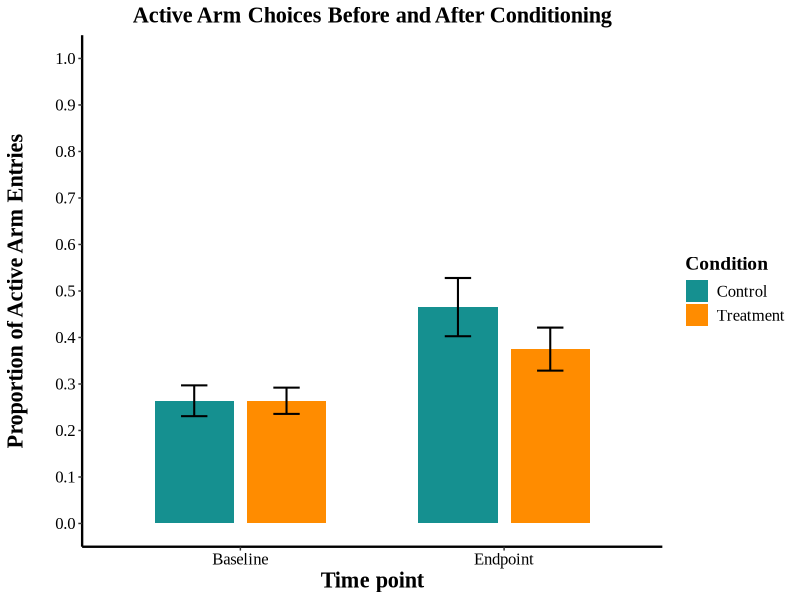
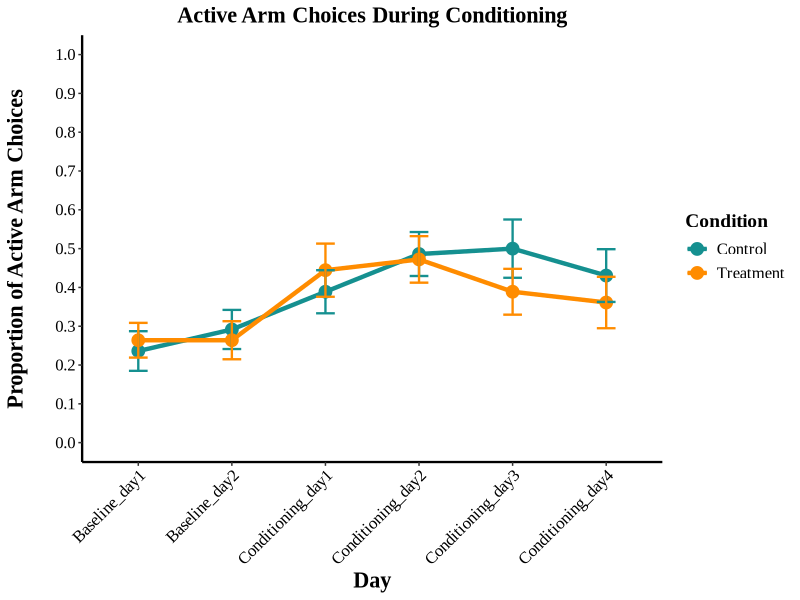

These figures' R source, in order:
library(readr)
library(dplyr)
library(tidyverse)
library(ggsignif)
library(lme4)
library(emmeans)
library(grid)
library(gridExtra)
library(car)
library(ggplot2)
library(readxl)
library(patchwork)

# read in the data
Exp8_full_data <- read_excel("Datasets/Experiment_8_Full_Data.xlsx")


#Creating theme for plots

# Updated theme for regeneration and reinstatement plots
consistant_theme <- function() {
  theme_classic() +
    theme(
      text = element_text(family = "Times New Roman", size = 14),
      axis.title = element_text(size = 16, face = "bold"),
      axis.title.y = element_text(margin = margin(r = 20)),
      axis.text = element_text(size = 12, color = "black"),
      legend.position = "right", # Updated to place legend on right side
      legend.title = element_text(size = 14, face = "bold"),
      legend.text = element_text(size = 12),
      axis.line = element_line(color = "black", linewidth = 0.8),
      panel.grid = element_blank(),
      panel.background = element_rect(fill = "white"),
      panel.border = element_blank(),
      plot.title = element_text(hjust = 0.5, size = 16, face = "bold"),
      # Add facet theming to match the figure
      strip.background = element_rect(fill = "white"),
      strip.text = element_text(size = 14, face = "bold", color = "black")
    )
}

#Restructure data for baseline/endpoint comparison

Exp8_data_long <- Exp8_full_data %>% mutate(across(ends_with("_arm_entries"),
                                               ~as.numeric(as.character(.)))) %>%
  pivot_longer(
    cols = c(baseline_active_arm_entries, endpoint_active_arm_entries),
    names_to = "Time",
    values_to = "ActiveCount"
  ) %>%
  mutate(
    Time = factor(Time,
                  levels = c("baseline_active_arm_entries", "endpoint_active_arm_entries"),
                  labels = c("Baseline", "Endpoint")),
    Subject = factor(Subject),
    Condition = factor(Condition),
    ActiveCount = if_else(!is.na(ActiveCount),
                          as.integer(ActiveCount),
                          NA_integer_)
  ) %>%
  mutate(
    TotalTrials = 6,
    InactiveCount = if_else(!is.na(ActiveCount),
                            TotalTrials - ActiveCount,
                            NA_integer_),
    ActiveArmProportion = if_else(!is.na(ActiveCount),
                                  ActiveCount/ TotalTrials,
                                  NA_real_)
  ) %>% 
  filter(is.na(ActiveCount) | ActiveCount <= TotalTrials)
  

# statistical analysis of baseline vs endpoint

#set contrasts
contrasts(Exp8_data_long$Time) <- contr.sum
contrasts(Exp8_data_long$Condition) <- contr.sum

#baseline vs endpoint model
learning_model <- glmer(cbind(ActiveCount, InactiveCount) ~ Condition * Time + (1|Subject),
                        data = Exp8_data_long,
                        family = "binomial",
                        na.action = na.omit)

summary(learning_model)

#get overall effects for learning model

learning_model_output <- car::Anova(learning_model, type = "III")
print(learning_model_output)


# getting estimated means and comparisons for within and between groups
#Within-group comparisons
conditioning_within_groups_comparisons <- emmeans(learning_model,
                                                  pairwise ~ Time | Condition,
                                                  adjust = "bonferroni",
                                                  type = "response")

#between-group comparisons
conditioning_between_groups_comparisons <- emmeans(learning_model,
                                                   pairwise ~ Condition | Time,
                                                   adjust = "bonferroni",
                                                   type = "response")

#printing comparisons
print(summary(conditioning_within_groups_comparisons$emmeans))
print(summary(conditioning_within_groups_comparisons$contrasts))
print(summary(conditioning_between_groups_comparisons$emmeans))
print(summary(conditioning_between_groups_comparisons$contrasts))





#Plotting abseline to endpoint comparison

Exp8_Baseline_endpoint_comparison <- Exp8_data_long %>%
  group_by(Condition, Time) %>%
  summarise(
    mean_proportion = mean(ActiveArmProportion, na.rm = TRUE),
    se = sd(ActiveArmProportion, na.rm = TRUE) / sqrt(n()),
    .groups = "drop"
  ) %>% 
  
  ggplot(aes(x = Time, y = mean_proportion, fill = Condition))+
  geom_bar(stat = "identity", position = position_dodge(0.7), width = 0.6) +
  geom_errorbar(aes(ymin = mean_proportion - se, ymax = mean_proportion + se),
                position = position_dodge(0.7), width = 0.2, linewidth = 0.7) +
  scale_fill_manual(values = c("Treatment" = "#FF8C00", "Control" = "#159090")) +
  labs( 
    title = "Active Arm Choices Before and After Conditioning",
    y = "Proportion of Active Arm Entries",
    x = "Time point",
    fill = "Condition") +
  scale_y_continuous(
    limits = c(0, 1),
    breaks = (seq(0, 1, 0.1)
  )) +
  consistant_theme()


print(Exp8_Baseline_endpoint_comparison)


#=================================================================
# PART 2: LEARNING ACROSS CONDITIONING DAYS
#=================================================================

#reshaping data for plotting

Exp8_data_long_days <- Exp8_full_data %>%
  select(Subject, Condition,
         Baseline_day1,
         Baseline_day2,
         Conditioning_day1,
         Conditioning_day2,
         Conditioning_day3, 
         Conditioning_day4) %>%
  pivot_longer(
    cols = c(Baseline_day1:Conditioning_day4),
    names_to = "TimePoint",
    values_to = "ActiveArmChoices"
  ) %>%
  mutate(
    TImePoint = factor(TimePoint,
                       levels = c("Baseline_day1", "Baseline_day2", 
                                  "Conditioning_day1", "Conditioning_day2", 
                                  "Conditioning_day3", "Conditioning_day4")),
    Subject = factor(Subject),
    Condition = factor(Condition),
    Proportion = ActiveArmChoices / 3
  )

Exp8_conditioning_plot <- Exp8_data_long_days %>%
  group_by(Condition, TimePoint) %>%
  summarise(
    mean_proportion = mean(Proportion, na.rm = TRUE),
    se = sd(Proportion, na.rm = TRUE) / sqrt(n()),
    .groups = "drop"
  ) %>%
  ggplot(aes(x = TimePoint, y = mean_proportion, color = Condition, group = Condition)) +
  geom_line(linewidth = 1.5)+
  geom_point(size = 4) +
  geom_errorbar(aes(ymin = mean_proportion - se, ymax = mean_proportion + se),
                width = 0.2, linewidth = 0.8) +
  scale_color_manual(values = c("Treatment" = "#FF8C00", "Control" = "#159090")) +
  labs(
    title = "Active Arm Choices During Conditioning",
    y = "Proportion of Active Arm Choices",
    x = "Day"
  ) +
  scale_y_continuous(
    limits = c(0, 1),
    breaks = seq(0, 1, 0.1)
    ) +
  consistant_theme()+
  theme(axis.text.x = element_text(angle = 45, hjust = 1)
  )

print(Exp8_conditioning_plot)
